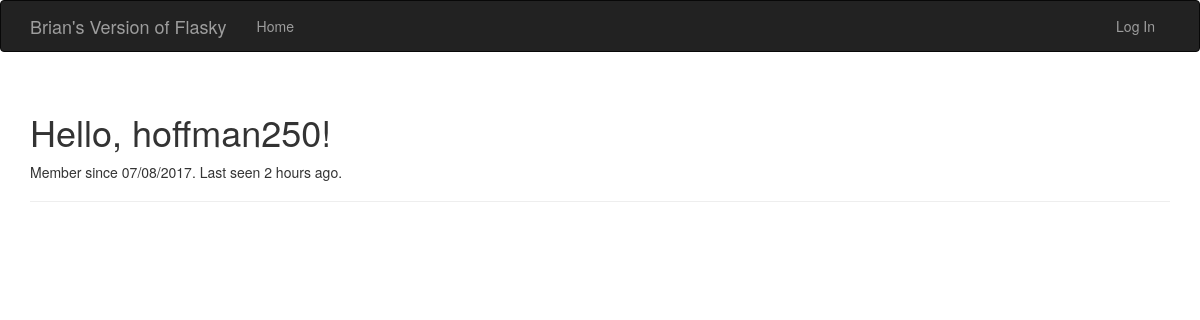
Before: /user/hoffman250 with the older database file.
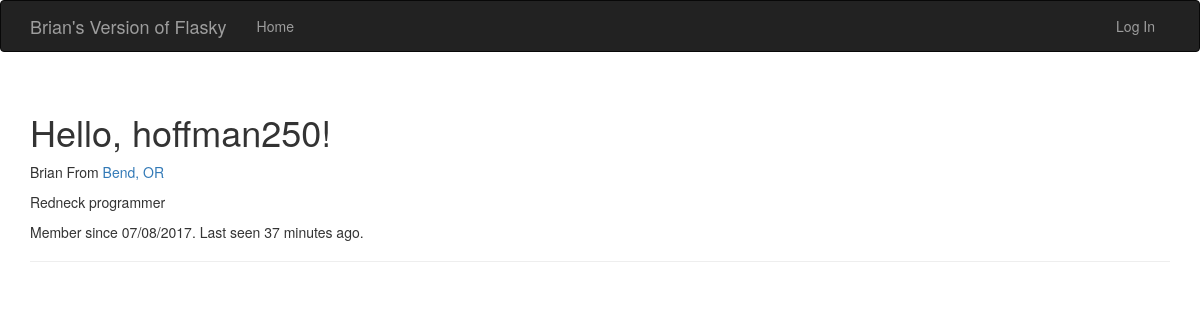
After: the same page with the newer database file.
### app/models.py (models this page shows, shortened)
class User(UserMixin, db.Model):
	__tablename__ = 'users'
	id = db.Column(db.Integer, primary_key=True)
	email = db.Column(db.String(64), unique=True, index=True)
	username = db.Column(db.String(64), unique=True, index=True)
	role_id = db.Column(db.Integer, db.ForeignKey('roles.id'))
	password_hash = db.Column(db.String(128))
	confirmed = db.Column(db.Boolean, default=False)
	name = db.Column(db.String(64))
	location = db.Column(db.String(64))
	about_me = db.Column(db.Text())
	member_since = db.Column(db.DateTime(), default=datetime.utcnow)
	last_seen = db.Column(db.DateTime(), default=datetime.utcnow)
	@property
	def password(self):
		raise AttributeError('password is not a readable attribute')

### app/main/views.py (the view)
@main.route('/user/<username>')
def user(username):
	user = User.query.filter_by(username=username).first_or_404()
	return render_template('user.html', user=user)

### app/auth/views.py (called while the page is built)
@auth.before_app_request
def before_request():
	if current_user.is_authenticated:
		current_user.ping()
		if not current_user.confirmed \
				and request.endpoint[:5] != 'auth.' \
				and request.endpoint != 'static':
			return redirect(url_for('auth.unconfirmed'))

### app/main/__init__.py (called while the page is built)
@main.app_context_processor
def inject_permissions():
	return dict(Permission=Permission)

### app/models.py (called while the page is built)
	def is_administrator(self):
		return False

### app/templates/user.html (shortened to what this page needs)
{% extends "base.html" %}
{% block page_content %}
<div class="page-header">
	<h1>Hello, {{ user.username }}!</h1>
	{% if user.name or user.location %}
	<p>
		{% if user.name %}{{ user.name }}{% endif %}
		{% if user.location %}
			From <a href="http://maps.google.com/?q+{{ user.location}}">{{ user.location }}</a>
		{% endif %}
	</p>
	{% endif %}
	{% if user.about_me %}<p>{{ user.about_me }}</p>{% endif %}
    <p>Member since {{ moment(user.member_since).format('L') }}. Last seen {{ moment(user.last_seen).fromNow() }}.</p>
</div>
{% endblock %}

### app/templates/base.html (shortened to what this page needs)
{% extends "bootstrap/base.html" %}
{% block head %}
{{ super() }}
{% endblock %}
{% block navbar %}
<div class="navbar navbar-inverse" role="navigation">
	<div class="container">
		<div class="navbar-header">
			<a class="navbar-brand" href="{{ url_for('main.index') }}">Brian's Version of Flasky</a>
		</div>
		<div class="navbar-collapse collapse">
			<ul class="nav navbar-nav">
				<li><a href="{{ url_for('main.index') }}">Home</a></li>
			</ul>
			<ul class="nav navbar-nav navbar-right">
				{% if current_user.is_authenticated %}
				<li class="dropdown">
					<a href="#" class="dropdown-toggle" data-toggle="dropdown">Account <b class="caret"></b></a>
					<ul class="dropdown-menu">
                        <li><a href="{{ url_for('auth.change_password') }}">Change Password</a></li>
                        <li><a href="{{ url_for('auth.change_email_request') }}">Change Email</a></li>
                        <li><a href="{{ url_for('auth.logout') }}">Log Out</a></li>
                    </ul>
				</li>
				{% else %}
				<li><a href="{{ url_for('auth.login') }}">Log In</a></li>
				{% endif %}
			</ul>
		</div>
	</div>
</div>
{% endblock %}
{% block content %}
<div class="container">
	{% block page_content %}{% endblock %}
</div>
{% endblock %}

Changed rows visible on the page:
changed User "hoffman250": name (not shown) → "Brian"; location (not shown) → "Bend, OR"; about_me (not shown) → "Redneck programmer"; last_seen "2 hours ago" → "37 minutes ago"
Other visible differences:
text now shown: "From"
